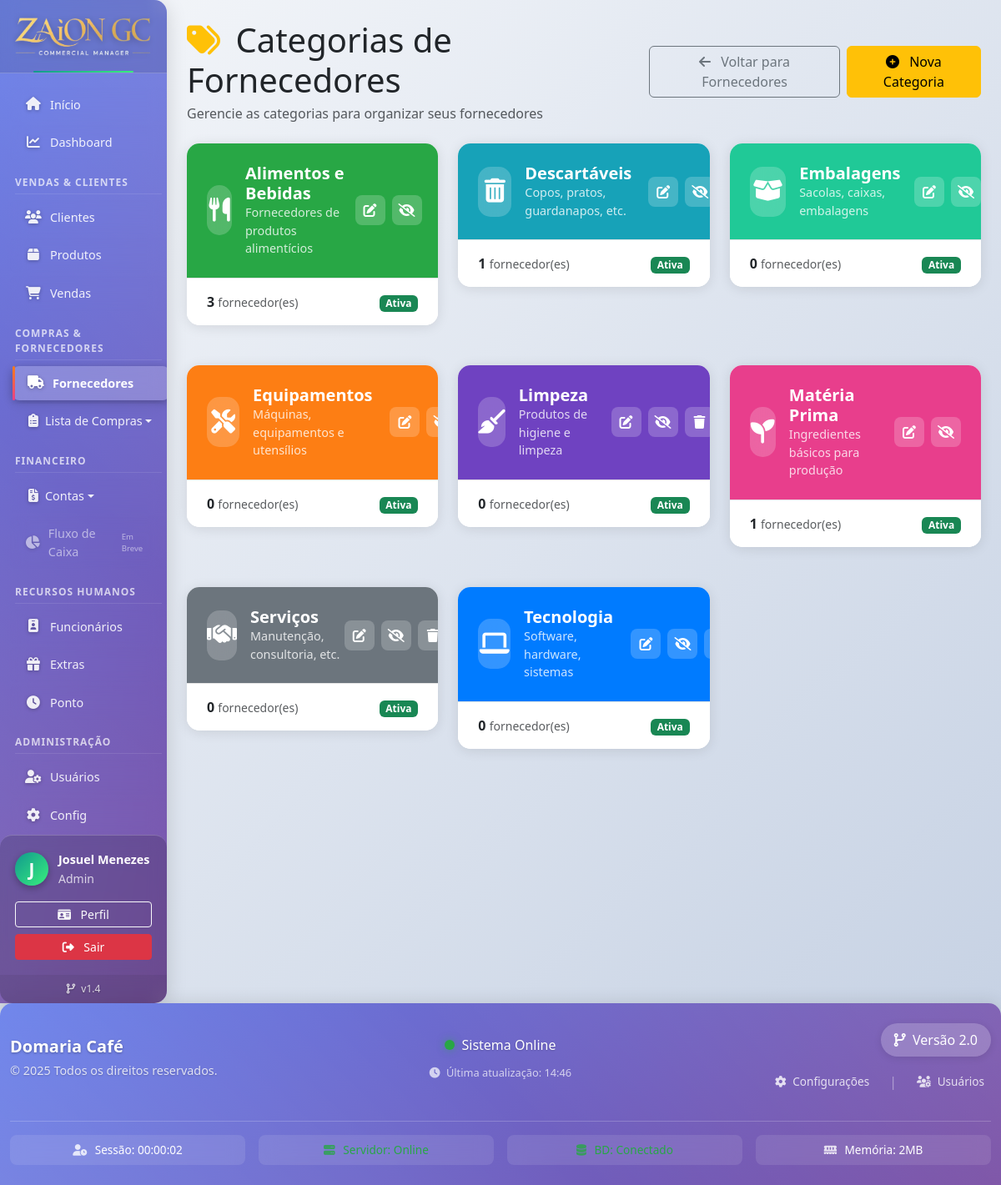
/fornecedores/categorias.php (signed in), run on the app's committed database.
### tables this page shows
CREATE TABLE `categorias_fornecedores` (
  `id` int NOT NULL,
  `nome` varchar(100) NOT NULL,
  `descricao` text,
  `cor` varchar(7) DEFAULT '#007bff',
  `icone` varchar(50) DEFAULT 'fas fa-box',
  `ativo` tinyint(1) DEFAULT '1',
  `data_criacao` timestamp NULL DEFAULT CURRENT_TIMESTAMP
);

### fornecedores/categorias.php (the view, shortened to what this page needs)
<?php
require_once '../config/database.php';
$sql_categorias = "SELECT c.*,
                   COUNT(fc.fornecedor_id) as total_fornecedores
                   FROM categorias_fornecedores c
                   LEFT JOIN fornecedor_categorias fc ON c.id = fc.categoria_id
                   GROUP BY c.id
                   ORDER BY c.ativo DESC, c.nome ASC";
$result_categorias = $conn->query($sql_categorias);
include '../includes/header.php';
?>
<div class="d-flex justify-content-between align-items-center mb-4">
    <div>
        <h1 class="mb-1">
            <i class="fas fa-tags text-warning me-2"></i>
            Categorias de Fornecedores
        </h1>
        <p class="text-muted mb-0">Gerencie as categorias para organizar seus fornecedores</p>
    </div>
    <div class="d-flex gap-2">
        <a href="listar.php" class="btn btn-outline-secondary">
            <i class="fas fa-arrow-left me-2"></i> Voltar para Fornecedores
        </a>
        <button onclick="mostrarFormCategoria()" class="btn btn-warning">
            <i class="fas fa-plus-circle me-2"></i> Nova Categoria
        </button>
    </div>
</div>
<div class="row">
    <?php if ($result_categorias && $result_categorias->num_rows > 0): ?>
        <?php while ($categoria = $result_categorias->fetch_assoc()): ?>
            <div class="col-lg-6 col-xl-4 mb-4">
                <div class="card categoria-card <?php echo !$categoria['ativo'] ? 'inativo' : ''; ?> slide-in">
                    <div class="categoria-header" style="background: <?php echo $categoria['cor']; ?>;">
                        <div class="d-flex align-items-center">
                            <div class="categoria-icon-display">
                                <i class="<?php echo $categoria['icone']; ?>"></i>
                            </div>
                            <div class="categoria-info">
                                <h5><?php echo htmlspecialchars($categoria['nome']); ?></h5>
                                <?php if (!empty($categoria['descricao'])): ?>
                                    <p><?php echo htmlspecialchars($categoria['descricao']); ?></p>
                                <?php endif; ?>
                            </div>
                        </div>
                        <div class="categoria-actions">
                            <button onclick="editarCategoria(<?php echo $categoria['id']; ?>)"
                                    class="btn-icon" title="Editar">
                                <i class="fas fa-edit"></i>
                            </button>
                            <button onclick="toggleStatus(<?php echo $categoria['id']; ?>)"
                                    class="btn-icon" title="<?php echo $categoria['ativo'] ? 'Desativar' : 'Ativar'; ?>">
                                <i class="fas fa-<?php echo $categoria['ativo'] ? 'eye-slash' : 'eye'; ?>"></i>
                            </button>
                            <?php if ($categoria['total_fornecedores'] == 0): ?>
                                <button onclick="excluirCategoria(<?php echo $categoria['id']; ?>, '<?php echo addslashes($categoria['nome']); ?>')"
                                        class="btn-icon" title="Excluir">
                                    <i class="fas fa-trash"></i>
                                </button>
                            <?php endif; ?>
                        </div>
                    </div>
                    <div class="categoria-stats">
                        <div class="d-flex justify-content-between align-items-center">
                            <div>
                                <span class="fw-bold"><?php echo $categoria['total_fornecedores']; ?></span>
                                <small class="text-muted">fornecedor(es)</small>
                            </div>
                            <div>
                                <span class="badge bg-<?php echo $categoria['ativo'] ? 'success' : 'secondary'; ?>">
                                    <?php echo $categoria['ativo'] ? 'Ativa' : 'Inativa'; ?>
                                </span>
                            </div>
                        </div>
                    </div>
                </div>
            </div>
        <?php endwhile; ?>
    <?php endif; ?>
</div>
<?php include '../includes/footer.php'; ?>

### data on the page
categorias_fornecedores: nome "Alimentos e Bebidas", descricao "Fornecedores de produtos alimentícios", ativo 1 (drawn), total_fornecedores "3"
categorias_fornecedores: nome "Descartáveis", descricao "Copos, pratos, guardanapos, etc.", ativo 1 (drawn), total_fornecedores "1"
categorias_fornecedores: nome "Embalagens", descricao "Sacolas, caixas, embalagens", ativo 1 (drawn), total_fornecedores "0"
categorias_fornecedores: nome "Equipamentos", descricao "Máquinas, equipamentos e utensílios", ativo 1 (drawn), total_fornecedores "0"
categorias_fornecedores: nome "Limpeza", descricao "Produtos de higiene e limpeza", ativo 1 (drawn), total_fornecedores "0"
categorias_fornecedores: nome "Matéria Prima", descricao "Ingredientes básicos para produção", ativo 1 (drawn), total_fornecedores "1"
categorias_fornecedores: nome "Serviços", descricao "Manutenção, consultoria, etc.", ativo 1 (drawn), total_fornecedores "0"
categorias_fornecedores: nome "Tecnologia", descricao "Software, hardware, sistemas", ativo 1 (drawn), total_fornecedores "0"

### other printed values
substr($_SESSION['usuario_nome'] ?? 'U', 0, 1) "J"
$_SESSION['usuario_nome'] "Josuel Menezes"
$_SESSION['nivel_acesso'] "Admin"
$versao_sistema "1.4"
$empresa_nome "Domaria Café"
$versao_sistema "2.0"
memory_get_usage(true) / 1024 / 1024 "2"
